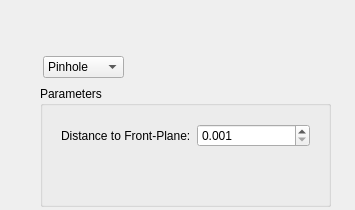
<?xml version="1.0" encoding="UTF-8"?>
<ui version="4.0">
 <class>CameraWidget</class>
 <widget class="QWidget" name="CameraWidget">
  <property name="geometry">
   <rect>
    <x>0</x>
    <y>0</y>
    <width>355</width>
    <height>210</height>
   </rect>
  </property>
  <property name="windowTitle">
   <string>Form</string>
  </property>
  <layout class="QVBoxLayout" name="verticalLayout" stretch="0,1">
   <property name="margin">
    <number>0</number>
   </property>
   <item>
    <widget class="picogen::qt4_gui::StashFrame" name="stashFrame">
     <property name="frameShape">
      <enum>QFrame::StyledPanel</enum>
     </property>
     <property name="frameShadow">
      <enum>QFrame::Raised</enum>
     </property>
    </widget>
   </item>
   <item>
    <widget class="QFrame" name="frame_2">
     <widget class="QComboBox" name="cameraKind">
      <property name="geometry">
       <rect>
        <x>43</x>
        <y>50</y>
        <width>81</width>
        <height>22</height>
       </rect>
      </property>
      <item>
       <property name="text">
        <string comment="pinhole">Pinhole</string>
       </property>
      </item>
      <item>
       <property name="text">
        <string comment="cylindrical">Cylindrical</string>
       </property>
      </item>
      <item>
       <property name="text">
        <string comment="cubemapface">Cubemap-Face</string>
       </property>
      </item>
     </widget>
     <widget class="QGroupBox" name="groupBox">
      <property name="geometry">
       <rect>
        <x>40</x>
        <y>80</y>
        <width>291</width>
        <height>121</height>
       </rect>
      </property>
      <property name="title">
       <string>Parameters</string>
      </property>
      <layout class="QVBoxLayout" name="verticalLayout_2">
       <item>
        <widget class="QStackedWidget" name="stackedWidget">
         <property name="currentIndex">
          <number>0</number>
         </property>
         <widget class="QWidget" name="pinholeWidget">
          <layout class="QFormLayout" name="formLayout">
           <item row="0" column="0">
            <widget class="QLabel" name="label">
             <property name="text">
              <string>Distance to Front-Plane:</string>
             </property>
            </widget>
           </item>
           <item row="0" column="1">
            <widget class="QDoubleSpinBox" name="pinholeFrontPlaneDistance">
             <property name="decimals">
              <number>3</number>
             </property>
             <property name="minimum">
              <double>0.001000000000000</double>
             </property>
             <property name="maximum">
              <double>99999999.000000000000000</double>
             </property>
             <property name="singleStep">
              <double>0.100000000000000</double>
             </property>
            </widget>
           </item>
          </layout>
         </widget>
         <widget class="QWidget" name="cylindricalWidget">
          <layout class="QFormLayout" name="formLayout_2">
           <item row="0" column="0">
            <widget class="QLabel" name="label_2">
             <property name="text">
              <string>Distance to Front-Plane:</string>
             </property>
            </widget>
           </item>
           <item row="0" column="1">
            <widget class="QDoubleSpinBox" name="cylindricalFrontPlaneDistance">
             <property name="decimals">
              <number>3</number>
             </property>
             <property name="minimum">
              <double>0.001000000000000</double>
             </property>
             <property name="maximum">
              <double>99999999.000000000000000</double>
             </property>
             <property name="singleStep">
              <double>0.100000000000000</double>
             </property>
            </widget>
           </item>
          </layout>
         </widget>
         <widget class="QWidget" name="cubemapFaceWidget">
          <layout class="QFormLayout" name="formLayout_3">
           <item row="0" column="0">
            <widget class="QLabel" name="label_3">
             <property name="text">
              <string>Face:</string>
             </property>
            </widget>
           </item>
           <item row="0" column="1">
            <widget class="QComboBox" name="cubemapFace">
             <item>
              <property name="text">
               <string>Forward</string>
              </property>
             </item>
             <item>
              <property name="text">
               <string>Backward</string>
              </property>
             </item>
             <item>
              <property name="text">
               <string>Left</string>
              </property>
             </item>
             <item>
              <property name="text">
               <string>Right</string>
              </property>
             </item>
             <item>
              <property name="text">
               <string>Down</string>
              </property>
             </item>
             <item>
              <property name="text">
               <string>Up</string>
              </property>
             </item>
            </widget>
           </item>
          </layout>
         </widget>
        </widget>
       </item>
      </layout>
     </widget>
    </widget>
   </item>
  </layout>
 </widget>
 <customwidgets>
  <customwidget>
   <class>picogen::qt4_gui::StashFrame</class>
   <extends>QFrame</extends>
   <header>stashframe.h</header>
   <container>1</container>
  </customwidget>
 </customwidgets>
 <resources/>
 <connections/>
</ui>
